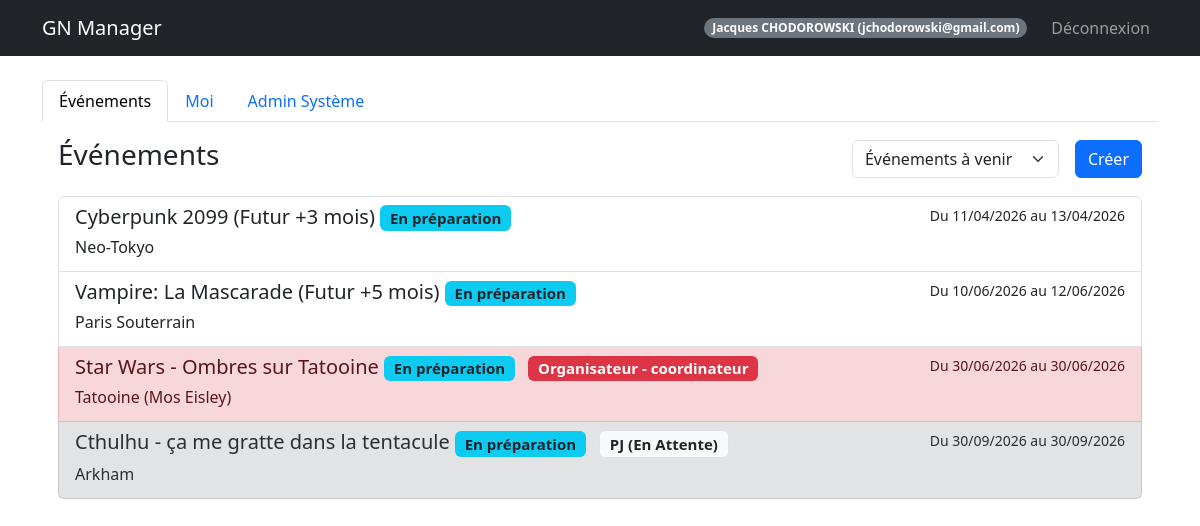
The page /dashboard (signed in) on the database its author committed.
### models.py (models this page shows, shortened)
class User(UserMixin, db.Model):
    id = db.Column(db.Integer, primary_key=True)
    email = db.Column(db.String(120), unique=True, nullable=False)
    password_hash = db.Column(db.String(128))
    nom = db.Column(db.String(80))
    prenom = db.Column(db.String(80))
    age = db.Column(db.Integer)
    genre = db.Column(db.String(20))
    avatar_url = db.Column(db.String(200))
    role = db.Column(db.String(20), default='user')  # createur, sysadmin, user
    is_banned = db.Column(db.Boolean, default=False)
    is_deleted = db.Column(db.Boolean, default=False)  # Suppression logique
    @property
    def is_admin(self):
        return self.role in ['createur', 'sysadmin']

class Event(db.Model):
    id = db.Column(db.Integer, primary_key=True)
    name = db.Column(db.String(100), nullable=False)
    description = db.Column(db.Text)
    date_start = db.Column(db.DateTime, nullable=False)
    date_end = db.Column(db.DateTime, nullable=False)
    location = db.Column(db.String(200))
    background_image = db.Column(db.String(200))
    visibility = db.Column(db.String(20), default='public')  # public, private
    organizer_structure = db.Column(db.String(100))
    org_link_url = db.Column(db.String(255))
    org_link_title = db.Column(db.String(100))
    google_form_url = db.Column(db.String(255))
    google_form_active = db.Column(db.Boolean, default=False)
    discord_webhook_url = db.Column(db.String(255), nullable=True)
    external_link = db.Column(db.String(255))
    statut = db.Column(db.String(50), default='En préparation')
    groups_config = db.Column(db.Text, default='{"PJ": ["Peu importe"], "PNJ": ["Peu importe"], "Organisateur": ["Peu importe"]}')
    max_pjs = db.Column(db.Integer, default=50)
    max_pnjs = db.Column(db.Integer, default=10)
    max_organizers = db.Column(db.Integer, default=5)

class Participant(db.Model):
    id = db.Column(db.Integer, primary_key=True)
    event_id = db.Column(db.Integer, db.ForeignKey('event.id'), nullable=False)
    user_id = db.Column(db.Integer, db.ForeignKey('user.id'), nullable=False)
    type = db.Column(db.String(50))  # Organisateur, PJ, PNJ
    group = db.Column(db.String(50))
    role_id = db.Column(db.Integer, db.ForeignKey('role.id', use_alter=True, name='fk_participant_role'), nullable=True)
    role_communicated = db.Column(db.Boolean, default=False)
    role_received = db.Column(db.Boolean, default=False)
    registration_status = db.Column(db.String(50), default='À valider')
    paf_status = db.Column(db.String(20), default='non versée')  # non versée, partielle, versée, erreur
    payment_method = db.Column(db.String(50))
    payment_amount = db.Column(db.Float, default=0.0)
    payment_comment = db.Column(db.Text)
    comment = db.Column(db.Text)
    custom_image = db.Column(db.String(200))
    __table_args__ = (
        db.Index('idx_participant_event', 'event_id'),
        db.Index('idx_participant_user', 'user_id'),
        db.Index('idx_participant_status', 'registration_status'),
    )
    user = db.relationship('User', backref='participations')
    event = db.relationship('Event', backref='participants')
    role = db.relationship('Role', foreign_keys=[role_id], backref='participants_with_role')

### routes/admin_routes.py (the view)
@admin_bp.route('/dashboard')
@login_required
def dashboard():
    users_pagination = None
    if current_user.is_admin:
        page = request.args.get('page', 1, type=int)
        users_pagination = User.query.paginate(page=page, per_page=DefaultValues.USERS_PER_PAGE, error_out=False)
    filter_type = request.args.get('filter', 'future')
    my_participations = Participant.query\
        .filter_by(user_id=current_user.id)\
        .options(joinedload(Participant.event))\
        .all()
    my_event_ids = [p.event_id for p in my_participations]
    my_roles = {p.event_id: p for p in my_participations}
    events = []
    now = datetime.now()
    if filter_type == 'mine':
        if my_event_ids:
            events = Event.query.filter(Event.id.in_(my_event_ids)).order_by(Event.date_start).all()
    elif filter_type == 'future':
        events = Event.query.filter(Event.date_start >= now).order_by(Event.date_start).all()
    elif filter_type == 'past':
        events = Event.query.filter(Event.date_end < now).order_by(Event.date_start.desc()).all()
    else:
        events = Event.query.order_by(Event.date_start).all()
    admin_view = request.args.get('admin_view')
    return render_template('dashboard.html',
                         user=current_user,
                         users_pagination=users_pagination,
                         events=events,
                         my_event_ids=my_event_ids,
                         my_roles=my_roles,
                         current_filter=filter_type,
                         admin_view=admin_view)

### templates/dashboard.html (shortened to what this page needs)
{% extends "base.html" %}
{% block content %}
<ul class="nav nav-tabs" id="myTab" role="tablist">
    <li class="nav-item" role="presentation">
        <button class="nav-link {% if not admin_view %}active{% endif %}" id="events-tab" data-bs-toggle="tab"
            data-bs-target="#events" type="button" role="tab">Événements</button>
    </li>
    <li class="nav-item" role="presentation">
        <button class="nav-link" id="me-tab" data-bs-toggle="tab" data-bs-target="#me" type="button"
            role="tab">Moi</button>
    </li>
    {% if user.is_admin %}
    <li class="nav-item" role="presentation">
        <button class="nav-link {% if admin_view %}active{% endif %}" id="admin-tab" data-bs-toggle="tab"
            data-bs-target="#admin" type="button" role="tab">Admin Système</button>
    </li>
    {% endif %}
</ul>
<div class="tab-content" id="myTabContent">
    <div class="tab-pane fade p-3 {% if not admin_view %}show active{% endif %}" id="events" role="tabpanel">
        <div class="d-flex justify-content-between align-items-center mb-3">
            <h3>Événements</h3>
            <div class="d-flex gap-2">
                <form action="{{ url_for('admin.dashboard') }}" method="GET" class="d-flex align-items-center">
                    <select name="filter" class="form-select me-2" onchange="this.form.submit()">
                        <option value="future" {% if current_filter=='future' %}selected{% endif %}>Événements à venir
                        </option>
                    </select>
                </form>
                <a href="{{ url_for('event.create_event') }}" class="btn btn-primary">Créer</a>
            </div>
        </div>
        <div class="list-group">
            {% for e in events %}
            {% set participation = my_roles.get(e.id) %}
            {% set row_class = "" %}
            {% set badge_class = "" %}
            {% set badge_text = "" %}
            {% if participation %}
            {% if participation.registration_status == 'En attente' or participation.registration_status == 'À valider'
            %}
            {% set row_class = "list-group-item-secondary" %}
            {% set badge_class = "bg-light text-dark border" %}
            {% set badge_text = participation.type ~ " (En Attente)" %}
            {% elif participation.type == 'organisateur' or participation.type == 'Organisateur' %}
            {% set row_class = "list-group-item-danger" %}
            {% set badge_class = "bg-danger" %}
            {% set badge_text = "Organisateur" %}
            {% elif participation.type == 'PJ' %}
            {% set row_class = "list-group-item-success" %}
            {% set badge_class = "bg-success" %}
            {% set badge_text = "PJ" %}
            {% elif participation.type == 'PNJ' %}
            {% set row_class = "list-group-item-primary" %}
            {% set badge_class = "bg-primary" %}
            {% set badge_text = "PNJ" %}
            {% else %}
            {% set row_class = "list-group-item-success" %}
            {% set badge_class = "bg-success" %}
            {% set badge_text = participation.type %}
            {% endif %}
            {% endif %}
            {% set status_color = "bg-secondary" %}
            {% if e.statut == "Événement en cours" %}
            {% set status_color = "bg-success" %}
            {% elif e.statut == "Terminé" %}
            {% set status_color = "bg-dark" %}
            {% elif e.statut == "Annulé" %}
            {% set status_color = "bg-danger" %}
            {% elif e.statut == "En préparation" %}
            {% set status_color = "bg-info text-dark" %}
            {% endif %}
            <a href="{{ url_for('event.detail', event_id=e.id) }}"
                class="list-group-item list-group-item-action {{ row_class }}">
                <div class="d-flex w-100 justify-content-between">
                    <h5 class="mb-1">
                        {{ e.name }}
                        <span class="badge {{ status_color }}">{{ e.statut }}</span>
                        {% if participation %}
                        <span class="badge {{ badge_class }} ms-2">{{ badge_text }}
                            {% if (participation.registration_status != 'En attente' and
                            participation.registration_status != 'À valider') and participation.group and
                            participation.group != 'Peu importe' %}
                            - {{ participation.group }}
                            {% endif %}
                        </span>
                        {% endif %}
                    </h5>
                    <small>Du {{ e.date_start.strftime('%d/%m/%Y') }} au {{ e.date_end.strftime('%d/%m/%Y') }}</small>
                </div>
                <p class="mb-1">{{ e.location }}</p>
            </a>
            {% else %}
            <p class="text-muted text-center mt-4">Aucun événement trouvé pour ce filtre.</p>
            {% endfor %}
        </div>
    </div>
        {% endblock %}

### templates/base.html (shortened to what this page needs)
<!DOCTYPE html>
<html lang="fr">
<head>
    <link href="https://cdn.jsdelivr.net/npm/bootstrap@5.3.0/dist/css/bootstrap.min.css" rel="stylesheet">
    <link rel="stylesheet" href="https://cdn.jsdelivr.net/npm/bootstrap-icons@1.11.3/font/bootstrap-icons.min.css">
</head>
<body>
    <nav class="navbar navbar-expand-lg navbar-dark bg-dark">
        <div class="container">
            <a class="navbar-brand" href="{{ url_for('auth.index') }}">GN Manager</a>
            {% if current_user.is_authenticated %}
            <div class="navbar-nav ms-auto align-items-center">
                <span class="badge bg-secondary rounded-pill me-3">{{ current_user.prenom }} {{ current_user.nom|upper
                    }} ({{ current_user.email }})</span>
                <a class="nav-link" href="{{ url_for('auth.logout') }}">Déconnexion</a>
            </div>
            {% endif %}
        </div>
    </nav>
    <div class="container mt-4">
        {% block content %}{% endblock %}
</body>
</html>

### rows shown on the page
User: prenom "Jacques", nom "CHODOROWSKI", email "jchodorowski@gmail.com"
Event: name "Cyberpunk 2099 (Futur +3 mois)", statut "En préparation", date_start "11/04/2026", date_end "13/04/2026", location "Neo-Tokyo"
Event: name "Vampire: La Mascarade (Futur +5 mois)", statut "En préparation", date_start "10/06/2026", date_end "12/06/2026", location "Paris Souterrain"
Event: name "Star Wars - Ombres sur Tatooine", statut "En préparation", badge_text "Organisateur", date_start "30/06/2026", date_end "30/06/2026", location "Tatooine (Mos Eisley)"
Participant: group "coordinateur"
Event: name "Cthulhu - ça me gratte dans la tentacule", statut "En préparation", badge_text "PJ (En Attente)", date_start "30/09/2026", date_end "30/09/2026", location "Arkham"
